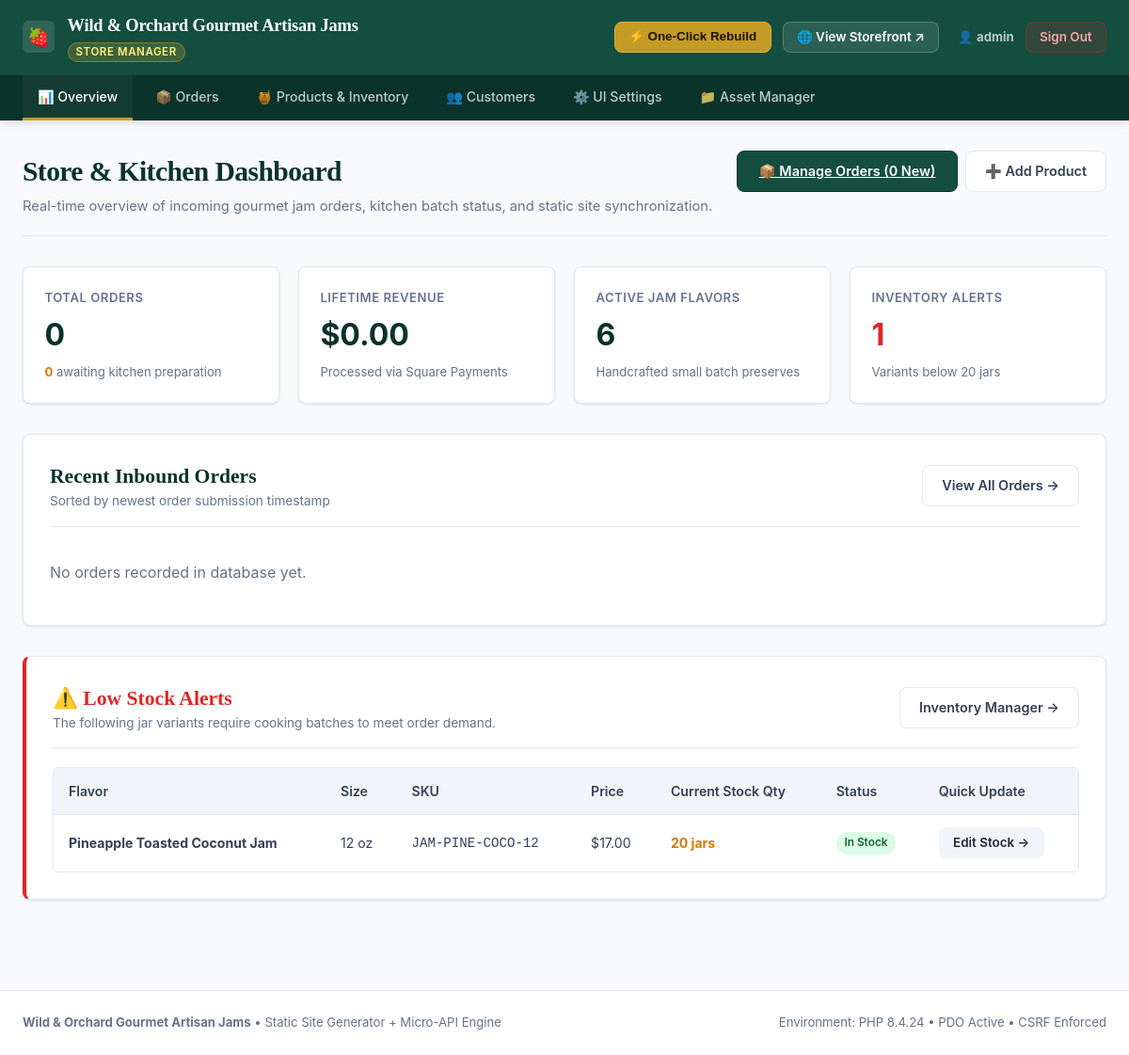
/admin/index.php (signed in), run on the app's committed database.
### tables this page shows
CREATE TABLE `product_variants` (
  `id` INT UNSIGNED NOT NULL AUTO_INCREMENT,
  `product_id` INT UNSIGNED NOT NULL,
  `size` ENUM('4 oz', '8 oz', '12 oz') NOT NULL,
  `price` DECIMAL(10,2) NOT NULL,
  `sku` VARCHAR(100) NOT NULL,
  `stock_status` ENUM('in_stock', 'out_of_stock') NOT NULL DEFAULT 'in_stock',
  `stock_qty` INT NOT NULL DEFAULT 50,
  PRIMARY KEY (`id`),
  UNIQUE KEY `uk_variants_sku` (`sku`),
  UNIQUE KEY `uk_product_size` (`product_id`, `size`),
  KEY `idx_variants_stock` (`stock_status`, `stock_qty`),
  CONSTRAINT `fk_variants_product` FOREIGN KEY (`product_id`) 
    REFERENCES `products` (`id`) ON DELETE CASCADE ON UPDATE CASCADE
);

CREATE TABLE `products` (
  `id` INT UNSIGNED NOT NULL AUTO_INCREMENT,
  `name` VARCHAR(191) NOT NULL,
  `slug` VARCHAR(191) NOT NULL,
  `description` TEXT NOT NULL,
  `category` ENUM('regular', 'pack', 'gift_box') NOT NULL DEFAULT 'regular',
  `image_url` VARCHAR(255) NOT NULL DEFAULT '',
  `is_active` TINYINT(1) NOT NULL DEFAULT 1,
  `display_order` INT NOT NULL DEFAULT 0,
  `created_at` DATETIME NOT NULL DEFAULT CURRENT_TIMESTAMP,
  PRIMARY KEY (`id`),
  UNIQUE KEY `uk_products_slug` (`slug`),
  KEY `idx_products_category_active` (`category`, `is_active`),
  KEY `idx_products_display_order` (`display_order`)
);

### includes/security.php (called while the page is built, shortened)
<?php
function app_base_path(): string {
    $configured = getenv('APP_BASE_PATH') ?: getenv('APP_ASSET_BASE') ?: '/SJ-cottage-food';
    $configured = trim((string)$configured);
    $configured = rtrim($configured, '/');
    return $configured === '' ? '' : $configured;
}
function app_url(string $path = ''): string {
    $base = app_base_path();
    $path = '/' . ltrim($path, '/');
    return $base === '' ? $path : $base . $path;
}
function require_admin_auth(): array {
    return [
        'id'       => $_SESSION['admin_user_id'],
        'username' => $_SESSION['admin_username'] ?? 'admin',
        'email'    => $_SESSION['admin_email'] ?? ''
    ];
}

### includes/functions.php (called while the page is built, shortened)
<?php
function get_db(): PDO {
    return Database::getConnection();
}
function get_site_settings(): array {
    $db = get_db();
    $stmt = $db->query("SELECT setting_key, setting_value FROM site_settings");
    $settings = [];
    while ($row = $stmt->fetch()) {
        $settings[$row['setting_key']] = $row['setting_value'];
    }
    return $settings;
}

### admin/index.php (the view, shortened to what this page needs)
<?php
require_once dirname(__DIR__) . '/includes/functions.php';
require_once dirname(__DIR__) . '/includes/security.php';
$db = get_db();
$totalOrders = 0;
$totalRevenue = 0.00;
$activeProductsCount = 0;
try {
    $totalOrders = (int)$db->query("SELECT COUNT(*) FROM orders")->fetchColumn();
    $totalRevenue = (float)$db->query("SELECT SUM(total_amount) FROM orders WHERE payment_status = 'paid'")->fetchColumn();
    $activeProductsCount = (int)$db->query("SELECT COUNT(*) FROM products WHERE is_active = 1")->fetchColumn();
} catch (Exception $e) {
}
$lowStockVariants = [];
try {
    $stmt = $db->query("
        SELECT pv.*, p.name AS product_name
        FROM product_variants pv
        JOIN products p ON pv.product_id = p.id
        WHERE pv.stock_qty <= 20 OR pv.stock_status = 'out_of_stock'
        ORDER BY pv.stock_qty ASC
        LIMIT 10
    ");
    $lowStockVariants = $stmt->fetchAll();
} catch (Exception $e) {
}
$recentOrders = [];
try {
    $stmt = $db->query("
        SELECT o.*, c.full_name, c.email, c.phone
        FROM orders o
        JOIN customers c ON o.customer_id = c.id
        ORDER BY o.id DESC
        LIMIT 8
    ");
    $recentOrders = $stmt->fetchAll();
} catch (Exception $e) {
}
require_once __DIR__ . '/header.php';
?>
<div class="admin-page-header">
  <div>
    <h1 class="admin-page-title">Store & Kitchen Dashboard</h1>
    <p class="admin-page-desc">Real-time overview of incoming gourmet jam orders, kitchen batch status, and static site synchronization.</p>
  </div>
  <div style="display:flex; gap:0.5rem; flex-wrap:wrap;">
    <a href="<?= htmlspecialchars(app_url('/admin/orders.php'), ENT_QUOTES | ENT_SUBSTITUTE, 'UTF-8') ?>" class="btn-primary-action">
      📦 Manage Orders (<?= $newOrdersCount ?> New)
    </a>
    <a href="<?= htmlspecialchars(app_url('/admin/products.php?action=new'), ENT_QUOTES | ENT_SUBSTITUTE, 'UTF-8') ?>" class="btn-secondary-action">
      ➕ Add Product
    </a>
  </div>
</div>
<div class="stat-cards-grid">
  <div class="stat-card">
    <div class="stat-card-title">Total Orders</div>
    <div class="stat-card-value"><?= number_format($totalOrders) ?></div>
    <div class="stat-card-note">
      <strong style="color:var(--admin-warning);"><?= $newOrdersCount ?></strong> awaiting kitchen preparation
    </div>
  </div>
  <div class="stat-card">
    <div class="stat-card-title">Lifetime Revenue</div>
    <div class="stat-card-value">$<?= number_format($totalRevenue, 2) ?></div>
    <div class="stat-card-note">Processed via Square Payments</div>
  </div>
  <div class="stat-card">
    <div class="stat-card-title">Active Jam Flavors</div>
    <div class="stat-card-value"><?= number_format($activeProductsCount) ?></div>
    <div class="stat-card-note">Handcrafted small batch preserves</div>
  </div>
  <div class="stat-card">
    <div class="stat-card-title">Inventory Alerts</div>
    <div class="stat-card-value" style="<?= count($lowStockVariants) > 0 ? 'color:var(--admin-danger);' : '' ?>">
      <?= count($lowStockVariants) ?>
    </div>
    <div class="stat-card-note">Variants below 20 jars</div>
  </div>
</div>
<div class="admin-card">
  <div class="admin-card-header">
    <div>
      <h2 class="admin-card-title">Recent Inbound Orders</h2>
      <p style="font-size:0.85rem; color:#64748b;">Sorted by newest order submission timestamp</p>
    </div>
    <a href="<?= htmlspecialchars(app_url('/admin/orders.php'), ENT_QUOTES | ENT_SUBSTITUTE, 'UTF-8') ?>" class="btn-secondary-action">View All Orders &rarr;</a>
  </div>
  <?php if (empty($recentOrders)): ?>
    <p style="color:#64748b; padding:1rem 0;">No orders recorded in database yet.</p>
  <?php endif; ?>
</div>
<?php if (!empty($lowStockVariants)): ?>
  <div class="admin-card" style="border-left: 4px solid var(--admin-danger);">
    <div class="admin-card-header">
      <div>
        <h2 class="admin-card-title" style="color:var(--admin-danger);">⚠️ Low Stock Alerts</h2>
        <p style="font-size:0.85rem; color:#64748b;">The following jar variants require cooking batches to meet order demand.</p>
      </div>
      <a href="<?= htmlspecialchars(app_url('/admin/products.php'), ENT_QUOTES | ENT_SUBSTITUTE, 'UTF-8') ?>" class="btn-secondary-action">Inventory Manager &rarr;</a>
    </div>
    <div class="admin-table-container">
      <table class="admin-table">
        <thead>
          <tr>
            <th>Flavor</th>
            <th>Size</th>
            <th>SKU</th>
            <th>Price</th>
            <th>Current Stock Qty</th>
            <th>Status</th>
            <th>Quick Update</th>
          </tr>
        </thead>
        <tbody>
          <?php foreach ($lowStockVariants as $var): ?>
            <tr>
              <td><strong><?= htmlspecialchars($var['product_name']) ?></strong></td>
              <td><?= htmlspecialchars($var['size']) ?></td>
              <td><code><?= htmlspecialchars($var['sku']) ?></code></td>
              <td>$<?= number_format((float)$var['price'], 2) ?></td>
              <td>
                <span style="font-weight:700; color:<?= $var['stock_qty'] <= 5 ? 'var(--admin-danger)' : 'var(--admin-warning)' ?>;">
                  <?= $var['stock_qty'] ?> jars
                </span>
              </td>
              <td>
                <span class="badge badge-<?= $var['stock_status'] === 'in_stock' ? 'completed' : 'cancelled' ?>">
                  <?= $var['stock_status'] === 'in_stock' ? 'In Stock' : 'Out of Stock' ?>
                </span>
              </td>
              <td>
                <a href="<?= htmlspecialchars(app_url('/admin/product-edit.php?id=' . $var['product_id']), ENT_QUOTES | ENT_SUBSTITUTE, 'UTF-8') ?>" class="btn-admin" style="background:#f1f5f9; color:#1e293b;">
                  Edit Stock &rarr;
                </a>
              </td>
            </tr>
          <?php endforeach; ?>
        </tbody>
      </table>
    </div>
  </div>
<?php endif; ?>
<?php require_once __DIR__ . '/footer.php'; ?>

### admin/header.php (shortened to what this page needs)
<?php
require_once dirname(__DIR__) . '/includes/functions.php';
require_once dirname(__DIR__) . '/includes/security.php';
$admin = require_admin_auth();
$db = get_db();
try {
    $newOrdersCount = (int)$db->query("SELECT COUNT(*) FROM orders WHERE order_status = 'new'")->fetchColumn();
} catch (Exception $e) {
}
$currentPage = basename($_SERVER['PHP_SELF'], '.php');
$siteSettings = get_site_settings();
$brandName = $siteSettings['brand_name'] ?? "Shelly's Jellys LLC";
?>
<!DOCTYPE html>
<html lang="en">
<head>
  <link rel="stylesheet" href="<?= htmlspecialchars(app_url('/public/css/admin.css'), ENT_QUOTES | ENT_SUBSTITUTE, 'UTF-8') ?>">
</head>
<body class="admin-body">
<header class="admin-header">
  <div class="admin-topbar">
    <a href="<?= htmlspecialchars(app_url('/admin/index.php'), ENT_QUOTES | ENT_SUBSTITUTE, 'UTF-8') ?>" class="admin-brand">
      <div class="admin-brand-logo">🍓</div>
      <div>
        <div class="admin-brand-name"><?= htmlspecialchars($brandName) ?></div>
        <span class="admin-badge-role">Store Manager</span>
      </div>
    </a>
    <div class="admin-header-actions">
      <form action="<?= htmlspecialchars(app_url('/admin/rebuild.php'), ENT_QUOTES | ENT_SUBSTITUTE, 'UTF-8') ?>" method="POST" style="display:inline;" onsubmit="return confirm('Recompile entire static site from database now?');">
        <button type="submit" class="btn-admin btn-admin-rebuild" title="Regenerate all public static HTML files with latest database content">
          ⚡ One-Click Rebuild
        </button>
      </form>
      <a href="<?= htmlspecialchars(app_url('/public/index.html'), ENT_QUOTES | ENT_SUBSTITUTE, 'UTF-8') ?>" target="_blank" rel="noopener noreferrer" class="btn-admin btn-admin-storefront" title="Open public storefront in new tab">
        🌐 View Storefront ↗
      </a>
      <div style="font-size:0.82rem; color:rgba(255,255,255,0.7); margin-left:0.5rem;">
        👤 <strong><?= htmlspecialchars($admin['username']) ?></strong>
      </div>
      <a href="<?= htmlspecialchars(app_url('/admin/logout.php'), ENT_QUOTES | ENT_SUBSTITUTE, 'UTF-8') ?>" class="btn-admin btn-admin-logout" title="Sign out of admin session">
        Sign Out
      </a>
    </div>
  </div>
  <nav class="admin-navbar">
    <div class="admin-nav-inner">
      <a href="<?= htmlspecialchars(app_url('/admin/index.php'), ENT_QUOTES | ENT_SUBSTITUTE, 'UTF-8') ?>" class="admin-nav-link <?= $currentPage === 'index' ? 'active' : '' ?>">
        📊 Overview
      </a>
      <a href="<?= htmlspecialchars(app_url('/admin/orders.php'), ENT_QUOTES | ENT_SUBSTITUTE, 'UTF-8') ?>" class="admin-nav-link <?= in_array($currentPage, ['orders', 'order-detail', 'packing-slip']) ? 'active' : '' ?>">
        📦 Orders
      </a>
      <a href="<?= htmlspecialchars(app_url('/admin/products.php'), ENT_QUOTES | ENT_SUBSTITUTE, 'UTF-8') ?>" class="admin-nav-link <?= in_array($currentPage, ['products', 'product-edit']) ? 'active' : '' ?>">
        🍯 Products & Inventory
      </a>
      <a href="<?= htmlspecialchars(app_url('/admin/customers.php'), ENT_QUOTES | ENT_SUBSTITUTE, 'UTF-8') ?>" class="admin-nav-link <?= in_array($currentPage, ['customers', 'customer-detail']) ? 'active' : '' ?>">
        👥 Customers
      </a>
      <a href="<?= htmlspecialchars(app_url('/admin/settings.php'), ENT_QUOTES | ENT_SUBSTITUTE, 'UTF-8') ?>" class="admin-nav-link <?= $currentPage === 'settings' ? 'active' : '' ?>">
        ⚙️ UI Settings
      </a>
      <a href="<?= htmlspecialchars(app_url('/admin/assets.php'), ENT_QUOTES | ENT_SUBSTITUTE, 'UTF-8') ?>" class="admin-nav-link <?= $currentPage === 'assets' ? 'active' : '' ?>">
        📁 Asset Manager
      </a>
    </div>
  </nav>
</header>
<main class="admin-main">

### admin/footer.php (shortened to what this page needs)
</main>
<footer style="background:#ffffff; border-top:1px solid #e2e8f0; padding:1.5rem; text-align:center; font-size:0.82rem; color:#64748b; margin-top:auto;">
  <div style="max-width:1400px; margin:0 auto; display:flex; justify-content:space-between; align-items:center; flex-wrap:wrap; gap:1rem;">
    <div>
      <strong><?= htmlspecialchars($brandName) ?></strong> &bull; Static Site Generator + Micro-API Engine
    </div>
    <div>
      <span>Environment: PHP <?= PHP_VERSION ?> &bull; PDO Active &bull; CSRF Enforced</span>
    </div>
  </div>
</footer>
</body>
</html>

### data on the page
product_variants: product.name "Pineapple Toasted Coconut Jam", size "12 oz", sku "JAM-PINE-COCO-12", price "17.00", stock_qty "20", stock_status "In Stock"

### other printed values
$brandName "Wild & Orchard Gourmet Artisan Jams"
$admin['username'] "admin"
$newOrdersCount "0"
$totalOrders "0"
$totalRevenue "0.00"
$activeProductsCount "6"
count($lowStockVariants) "1"
PHP_VERSION "8.4.24"
